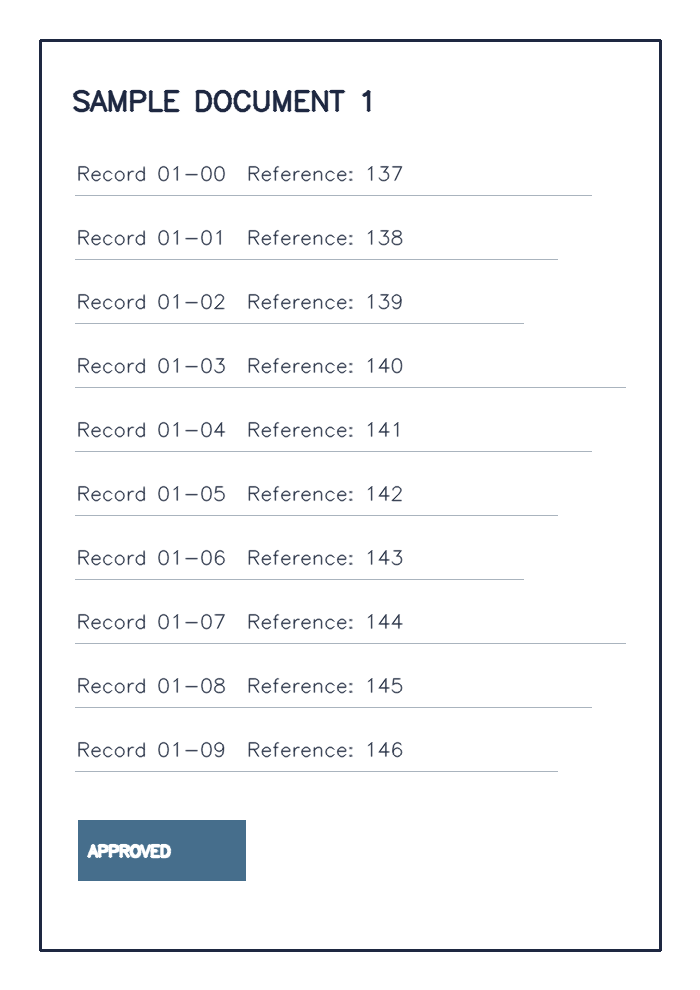
#> input picture samples/document_01.png, 700 x 990 px
$ python -i scanner.py   (imports and definitions only)   (older library calls are emulated)
#> lines starting #> are read from the running program, lines starting #| are printed output that depends on the picture; after the words box and inside, x2 and y2 are one past the last pixel; in counts of white or black regions, pixels touching at a corner belong together
"""Find photo pages, straighten them, and detect DocuMark's circular seal."""

from __future__ import annotations

import cv2
import numpy as np


def _ordered_corners(points: np.ndarray) -> np.ndarray:
    points = points.reshape(4, 2).astype(np.float32)
    sums = points.sum(axis=1)
    differences = np.diff(points, axis=1).ravel()
    return np.array([points[np.argmin(sums)], points[np.argmin(differences)],
                     points[np.argmax(sums)], points[np.argmax(differences)]], dtype=np.float32)


def find_document(image: np.ndarray) -> np.ndarray | None:
    """Return four page corners when a large, unambiguous quadrilateral is visible."""
    height, width = image.shape[:2]
    scale = min(1.0, 1200 / max(height, width))
    small = cv2.resize(image, None, fx=scale, fy=scale, interpolation=cv2.INTER_AREA) if scale < 1 else image
    gray = cv2.cvtColor(small, cv2.COLOR_RGB2GRAY)
    gray = cv2.GaussianBlur(gray, (5, 5), 0)
    edges = cv2.Canny(gray, 45, 130)
    edges = cv2.dilate(edges, np.ones((3, 3), np.uint8), iterations=1)
    contours, _ = cv2.findContours(edges, cv2.RETR_EXTERNAL, cv2.CHAIN_APPROX_SIMPLE)
    area = small.shape[0] * small.shape[1]
    for contour in sorted(contours, key=cv2.contourArea, reverse=True)[:12]:
        if cv2.contourArea(contour) < area * 0.20:
            break
        perimeter = cv2.arcLength(contour, True)
        approx = cv2.approxPolyDP(contour, 0.025 * perimeter, True)
        if len(approx) == 4 and cv2.isContourConvex(approx):
            return _ordered_corners(approx / scale)
    return None


def straighten_document(image: np.ndarray, corners: np.ndarray) -> np.ndarray:
    """Perspective warp a photographed page, with a bounded output size."""
    tl, tr, br, bl = corners
    width = max(np.linalg.norm(tr - tl), np.linalg.norm(br - bl))
    height = max(np.linalg.norm(bl - tl), np.linalg.norm(br - tr))
    if min(width, height) < 64:
        return image.copy()
    scale = min(1.0, 2400 / max(width, height), (25_000_000 / (width * height)) ** 0.5)
    width, height = max(64, round(width * scale)), max(64, round(height * scale))
    target = np.float32([[0, 0], [width - 1, 0], [width - 1, height - 1], [0, height - 1]])
    transform = cv2.getPerspectiveTransform(corners.astype(np.float32), target)
    return cv2.warpPerspective(image, transform, (width, height), flags=cv2.INTER_CUBIC,
                               borderMode=cv2.BORDER_REPLICATE)


SCAN_MODES = ("original", "enhance", "bright", "grayscale", "bw")


def process_scan(image: np.ndarray, *, corners: np.ndarray | None = None,
                 mode: str = "enhance", rotation: int = 0) -> np.ndarray:
    """Perspective crop, rotate, and apply one of five local scan looks."""
    if mode not in SCAN_MODES or rotation not in (0, 90, 180, 270):
        raise ValueError("Invalid scan mode or rotation")
    if corners is None:
        corners = find_document(image)
    page = straighten_document(image, corners) if corners is not None else image.copy()
    if rotation:
        page = np.rot90(page, k=rotation // 90 * -1).copy()
    if mode == "original":
        return page
    if mode == "grayscale":
        gray = cv2.cvtColor(page, cv2.COLOR_RGB2GRAY)
        return cv2.cvtColor(gray, cv2.COLOR_GRAY2RGB)
    if mode == "bw":
        gray = cv2.cvtColor(page, cv2.COLOR_RGB2GRAY)
        threshold = cv2.adaptiveThreshold(gray, 255, cv2.ADAPTIVE_THRESH_GAUSSIAN_C,
                                          cv2.THRESH_BINARY, 35, 15)
        return cv2.cvtColor(threshold, cv2.COLOR_GRAY2RGB)
    lab = cv2.cvtColor(page, cv2.COLOR_RGB2LAB)
    l, a, b = cv2.split(lab)
    clahe = cv2.createCLAHE(clipLimit=2.0 if mode == "enhance" else 1.5, tileGridSize=(8, 8))
    l = clahe.apply(l)
    if mode == "bright":
        l = cv2.convertScaleAbs(l, alpha=1.08, beta=10)
    color = cv2.cvtColor(cv2.merge((l, a, b)), cv2.COLOR_LAB2RGB)
    if mode == "enhance":
        softened = cv2.GaussianBlur(color, (0, 0), 0.8)
        color = cv2.addWeighted(color, 1.18, softened, -0.18, 0)
    return color


# [61 lines left out: functions seal_ring_score, analyze_page, not called in this run]

>>> import cv2
>>> picture = cv2.cvtColor(cv2.imread('../../../samples/document_01.png'), cv2.COLOR_BGR2RGB)
>>> result = process_scan(picture)
#> in find_document, `gray = cv2.GaussianBlur(gray, (5, 5), 0)`:
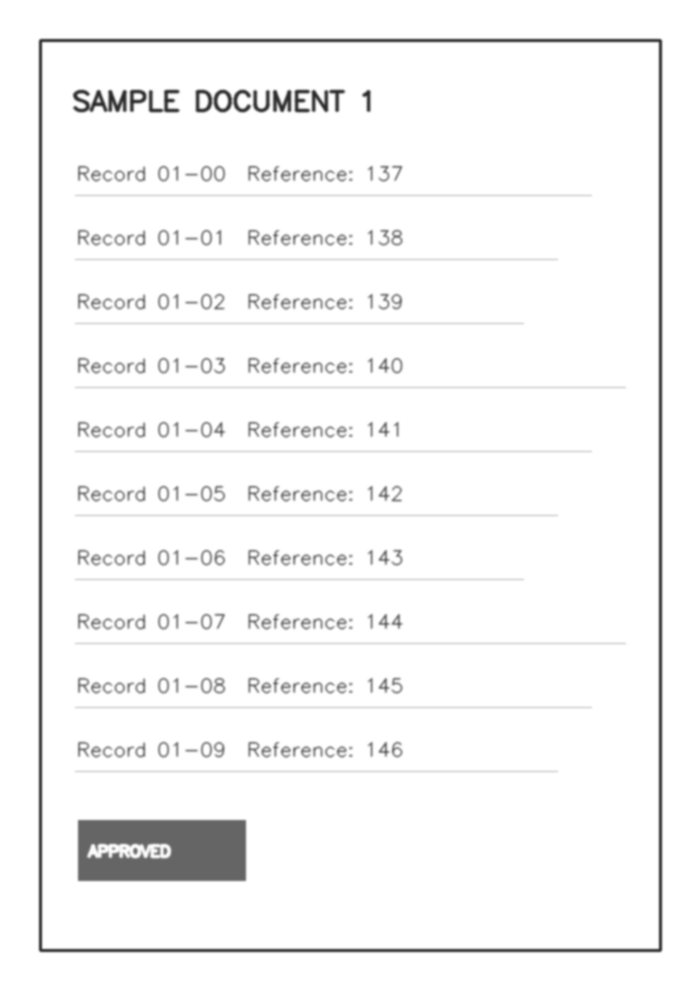
#> gray: shape (990, 700); min 42, max 255, mean 246.2
#> in find_document, `edges = cv2.Canny(gray, 45, 130)`:
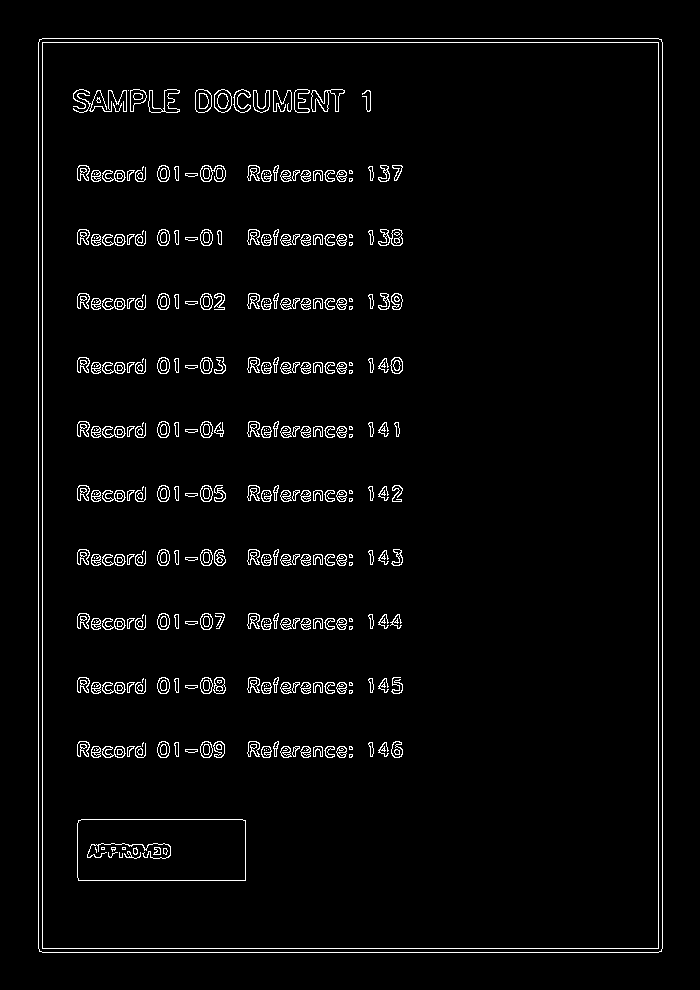
#> edges: shape (990, 700); 3.2% white in thin lines or dots, all inside (x1, y1, x2, y2) = (38, 38, 663, 953)
#> in find_document, `edges = cv2.dilate(edges, np.ones((3, 3), np.uint8), iterations=1)`:
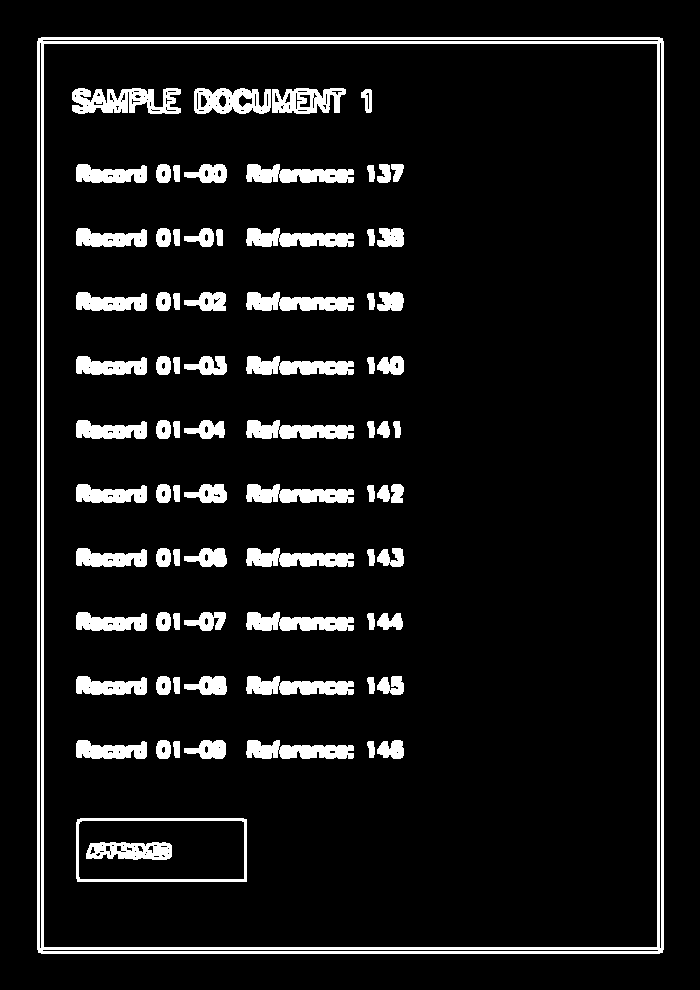
#> edges: shape (990, 700); 9.1% white; 81 white regions
#> in find_document, `contours, _ = cv2.findContours(edges, cv2.RETR_EXTERNAL, cv2.CHAIN_APP..`: contours = 1 contour; box (x1, y1, x2, y2) and area: (37, 37, 664, 954) 573392
#> the loop in find_document, `for contour in sorted(contours, key=cv2.contourArea, reverse=True)[:12]:` made 1 pass
#> (perimeter, points in _ordered_corners, sums in _ordered_corners, differences in _ordered_corners) on pass 1: (3079.3, [[38, 38], [38, 952], [662, 952], [662, 38]], [76, 990, 1614, 700], [0, 914, 290, -624])
#> in process_scan, `corners = find_document(image)`: corners = [[38, 38], [662, 38], [662, 952], [38, 952]]
#> in straighten_document, `tl, tr, br, bl = corners`: tl = [38, 38]; tr = [662, 38]; br = [662, 952]; bl = [38, 952]
#> in straighten_document, `width = max(np.linalg.norm(tr - tl), np.linalg.norm(br - bl))`: width = 624
#> in straighten_document, `height = max(np.linalg.norm(bl - tl), np.linalg.norm(br - tr))`: height = 914
#> in straighten_document, `scale = min(1.0, 2400 / max(width, height), (25_000_000 / (width * hei..`: scale = 1
#> in straighten_document, `target = np.float32([[0, 0], [width - 1, 0], [width - 1, height - 1], ..`: target = [[0, 0], [623, 0], [623, 913], [0, 913]]
#> in straighten_document, `transform = cv2.getPerspectiveTransform(corners.astype(np.float32), ta..`: transform = [[0.998, 8.73e-18, -37.94], [0, 0.999, -37.96], [2.49e-19, 1.25e-20, 1]]
#> in straighten_document, `return cv2.warpPerspective(image, transform, (width, height), flags=cv..`:
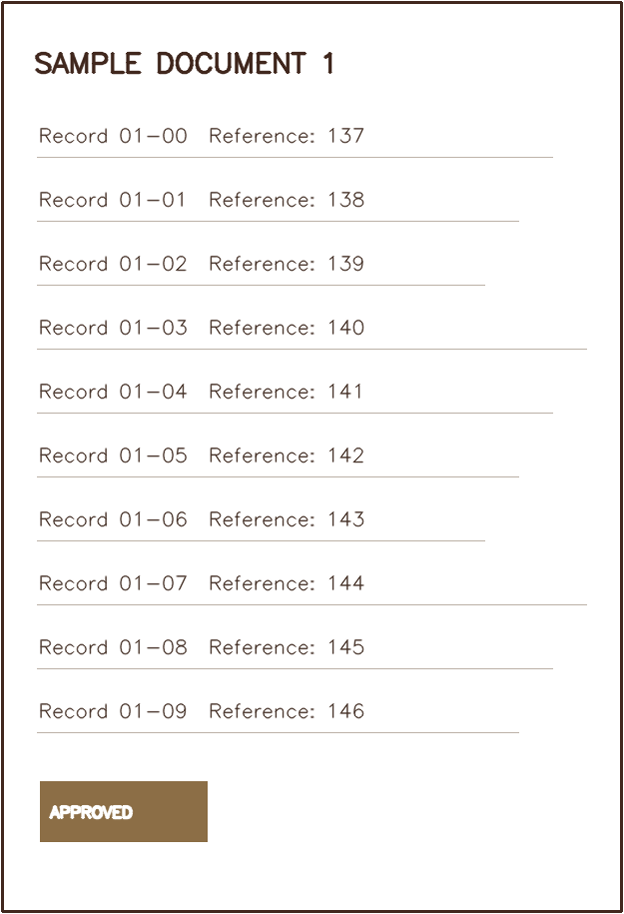
#> returned value: shape (914, 624, 3); mean of channels 0, 1, 2 243.1, 244.3, 245.7; drawn as B, G, R
#> in process_scan, `lab = cv2.cvtColor(page, cv2.COLOR_RGB2LAB)`: lab: shape (914, 624, 3); mean of channels 0, 1, 2 244.7, 128, 127.1
#> in process_scan, `l, a, b = cv2.split(lab)`:
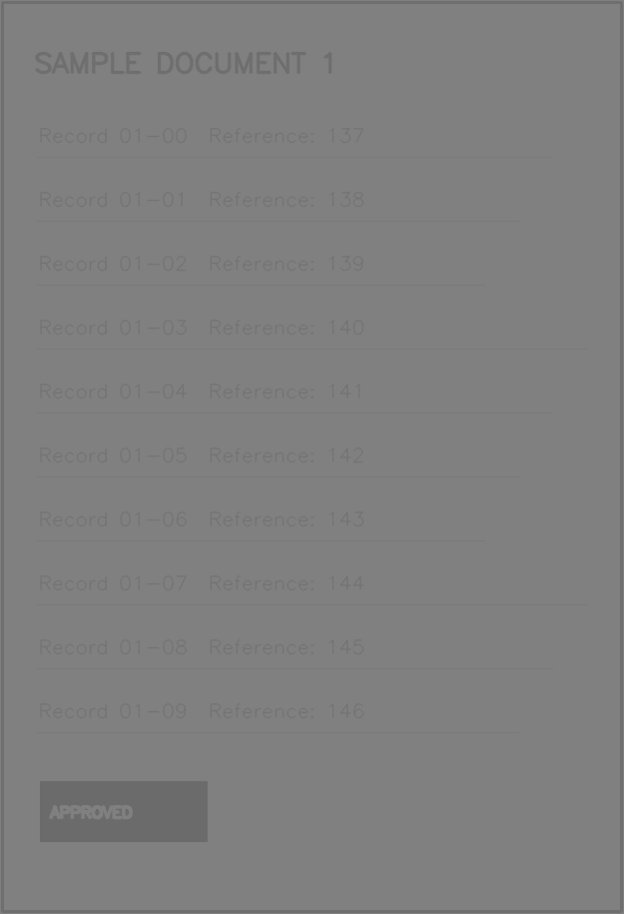
#> b: shape (914, 624); min 105, max 129, mean 127.1
#> in process_scan, `color = cv2.cvtColor(cv2.merge((l, a, b)), cv2.COLOR_LAB2RGB)`:
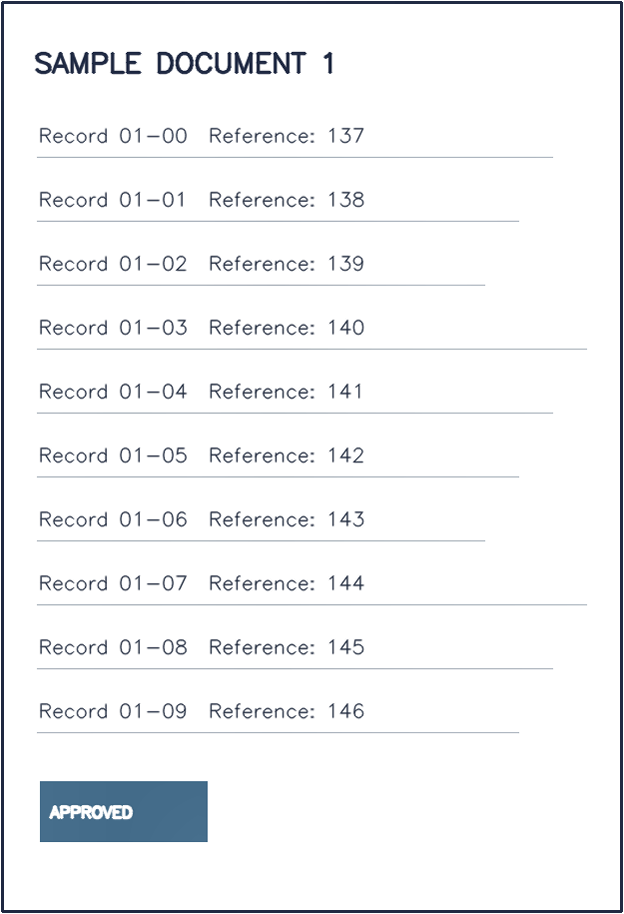
#> color: shape (914, 624, 3); mean R, G, B 242.8, 243.9, 245.3

$ run again, on samples/document_03.png
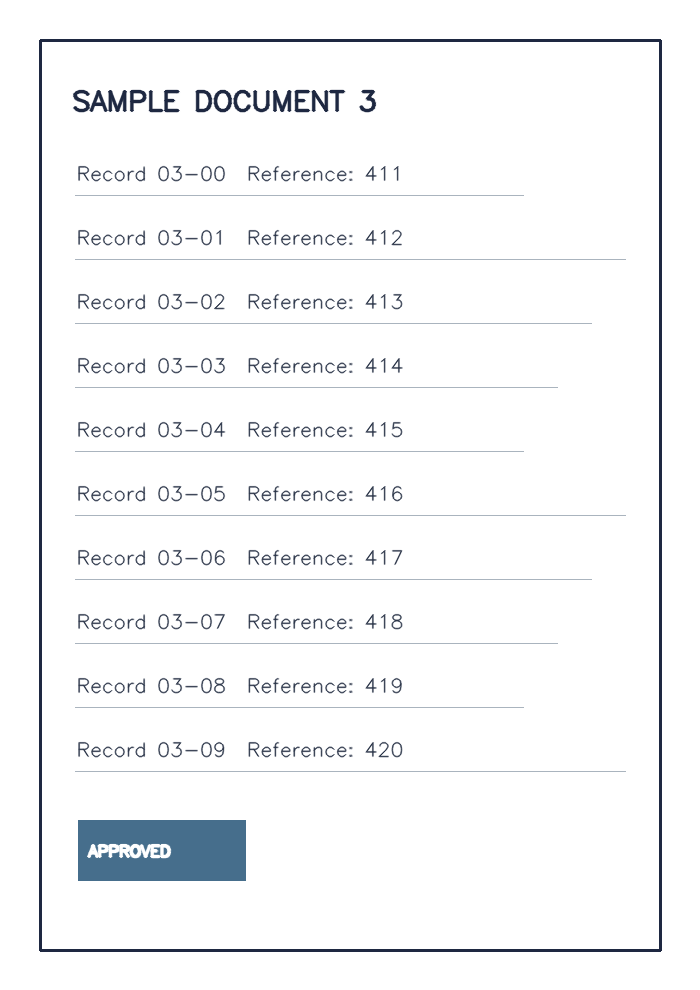
#> input picture samples/document_03.png, 700 x 990 px
#> in find_document, `edges = cv2.dilate(edges, np.ones((3, 3), np.uint8), iterations=1)`:
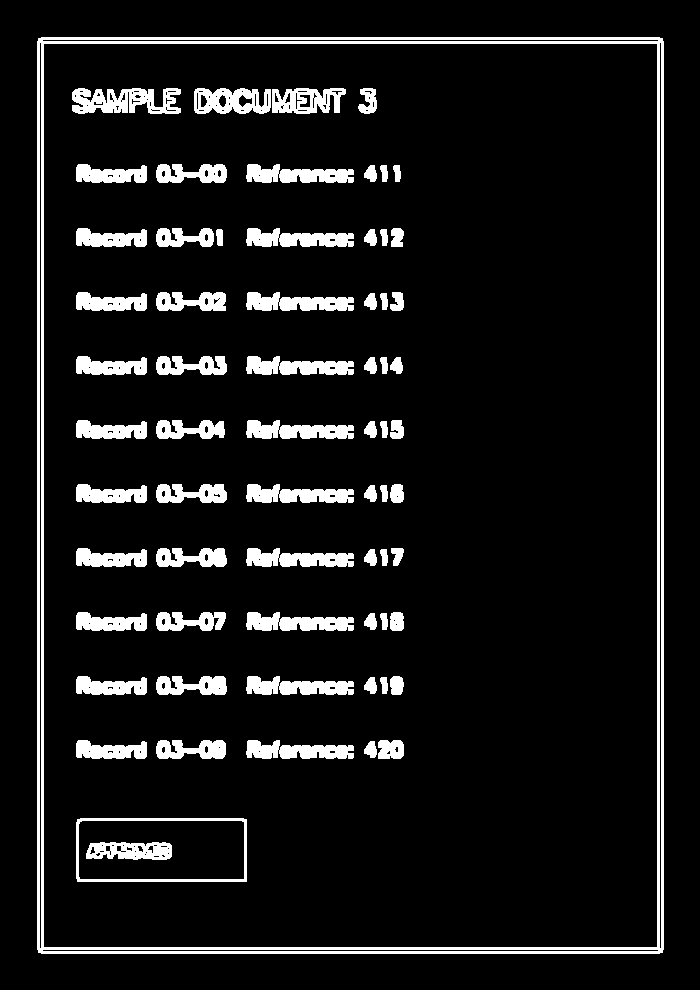
#> edges: shape (990, 700); 9.2% white; 67 white regions
#> contours = 1 contour; box (x1, y1, x2, y2) and area: (37, 37, 664, 954) 573392
#> the loop in find_document, `for contour in sorted(contours, key=cv2.contourArea, reverse=True)[:12]:` made 1 pass
#> (perimeter, points in _ordered_corners, sums in _ordered_corners, differences in _ordered_corners) on pass 1: (3079.3, [[38, 38], [38, 952], [662, 952], [662, 38]], [76, 990, 1614, 700], [0, 914, 290, -624])
#> corners = [[38, 38], [662, 38], [662, 952], [38, 952]]
#> tl = [38, 38]; tr = [662, 38]; br = [662, 952]; bl = [38, 952]
#> in straighten_document, `width = max(np.linalg.norm(tr - tl), np.linalg.norm(br - bl))`: width = 624
#> in straighten_document, `height = max(np.linalg.norm(bl - tl), np.linalg.norm(br - tr))`: height = 914
#> in straighten_document, `scale = min(1.0, 2400 / max(width, height), (25_000_000 / (width * hei..`: scale = 1
#> target = [[0, 0], [623, 0], [623, 913], [0, 913]]
#> transform = [[0.998, 8.73e-18, -37.94], [0, 0.999, -37.96], [2.49e-19, 1.25e-20, 1]]
#> lab: shape (914, 624, 3); mean of channels 0, 1, 2 244.6, 128, 127
#> in process_scan, `color = cv2.cvtColor(cv2.merge((l, a, b)), cv2.COLOR_LAB2RGB)`:
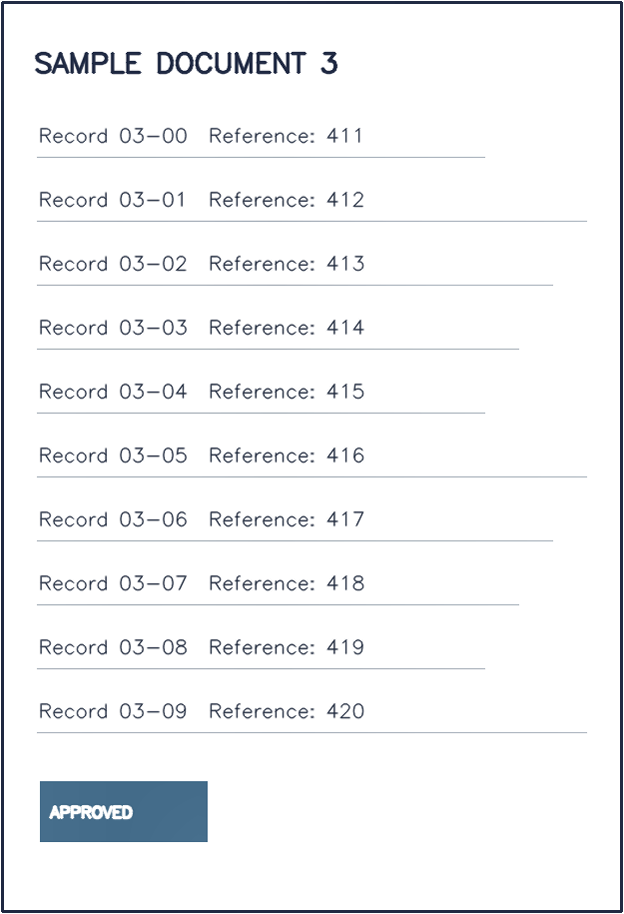
#> color: shape (914, 624, 3); mean R, G, B 242.7, 243.8, 245.2
